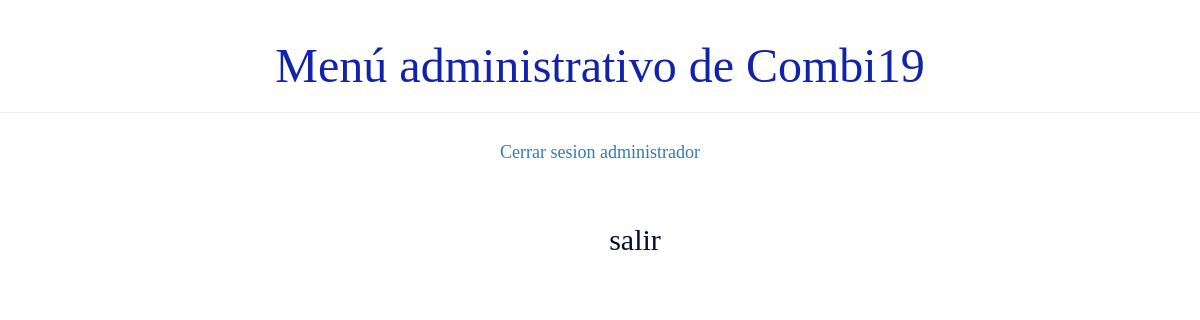
The app's page /usuario/listaLugar/4/, older data.
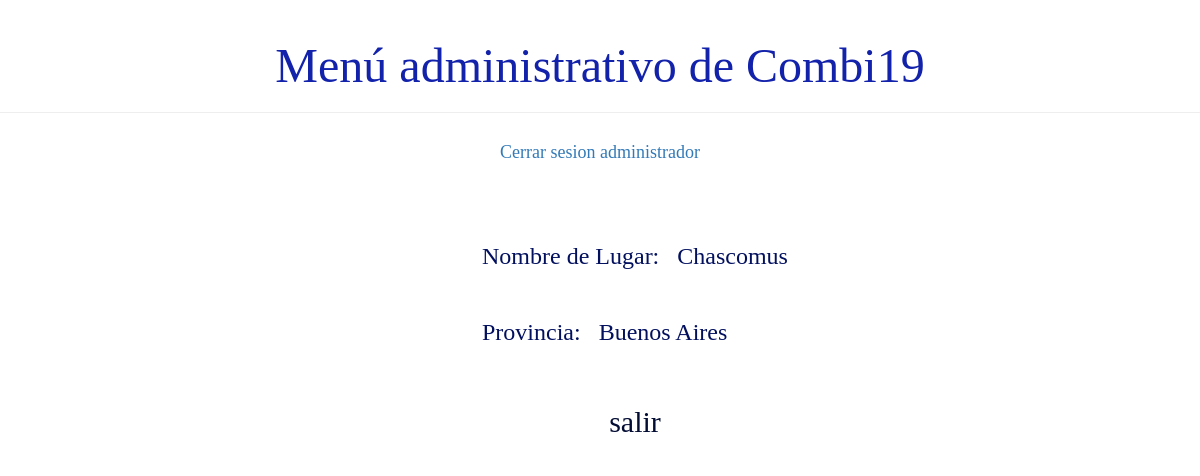
The same page, newer data.
### demo1/models.py (models this page shows, shortened)
class Lugar(models.Model):
    nombre_de_lugar = models.CharField(max_length=50)
    provincia = models.CharField(max_length=40)

### demo1/views.py (the view)
# urls.py: path('usuario/listaLugar/<int:pk>/', views.detalle_lugar, name='detalle_lugar'),
def detalle_lugar(request, pk):
    lugar = Lugar.objects.filter(pk=pk)
    return render(request, 'demo1/detalle/detalle_lugar.html', {'lugar': lugar})

### demo1/templates/demo1/detalle/detalle_lugar.html (shortened to what this page needs)
{% extends 'demo1/base.html' %}
{% block content %}
    <div class="lugar">
        {% for l in lugar%}
        <div class="card">
            <h3><p>Nombre de Lugar: &nbsp;&nbsp;{{ l.nombre_de_lugar }}</p>
            <p>Provincia: &nbsp;&nbsp;{{ l.provincia }}</p></h3>
        </div>
        {%endfor%}
    </div>
    <div class="card">
        <h2><a href="{% url 'principal' %}"> salir</a></h2>
    </div>
{% endblock %}

Row changes from the older to the newer data that the page shows:
added Lugar: nombre_de_lugar "Chascomus", provincia "Buenos Aires"
